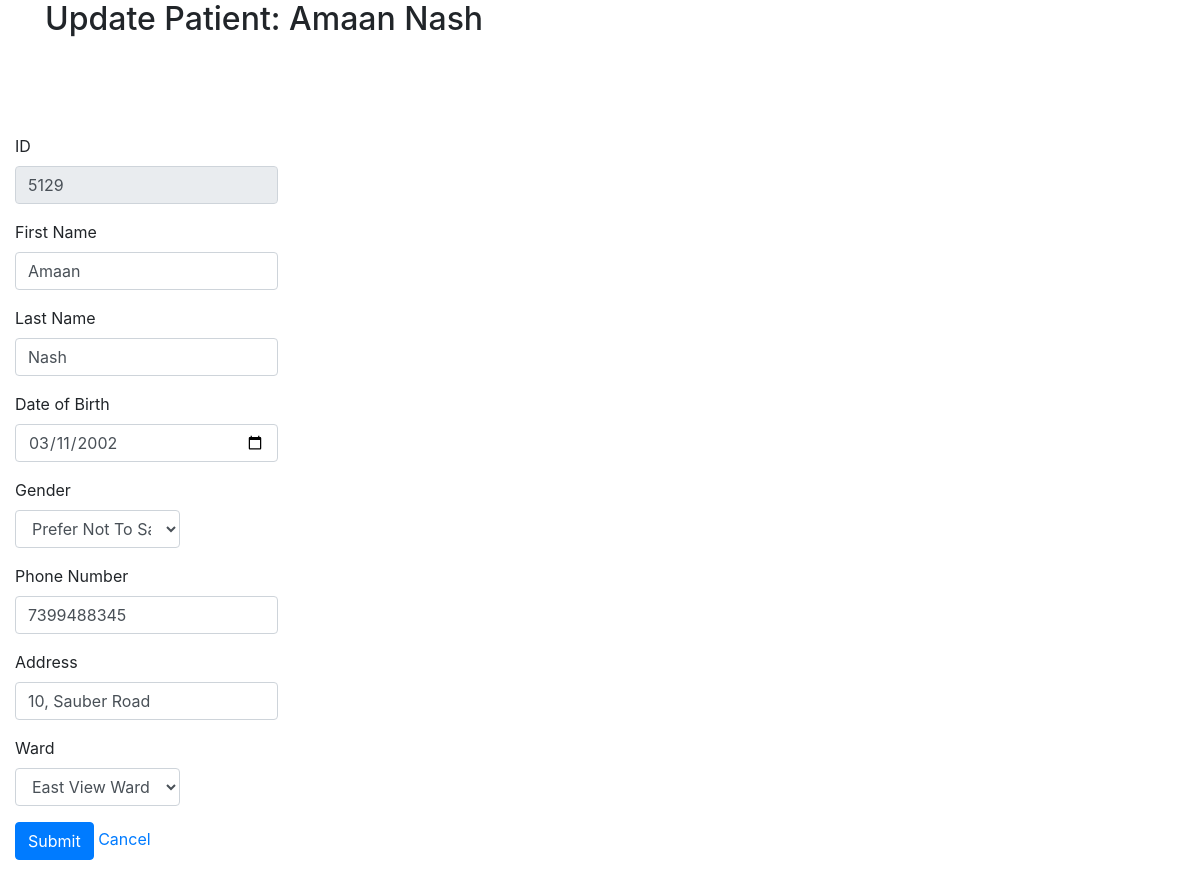
The page /patient-update.php?patID=5129 (signed in) on the database its author committed.
### tables this page shows
CREATE TABLE `patient` (
  `PatientID` int(4) NOT NULL,
  `PatientFirstName` varchar(20) DEFAULT NULL,
  `PatientLastName` varchar(20) DEFAULT NULL,
  `PatientDoB` date DEFAULT NULL,
  `GenderID` varchar(4) DEFAULT NULL,
  `PatientContactNumber` varchar(50) DEFAULT NULL,
  `PatientAddress` varchar(30) DEFAULT NULL,
  `WardID` int(4) DEFAULT NULL
);

### patient-update.php (the view, shortened to what this page needs)
<head>
    <link rel="stylesheet" href="https://stackpath.bootstrapcdn.com/bootstrap/4.3.1/css/bootstrap.min.css">
</head>
<?php
include("includes/db_conn.php");
?>
<?php
        $getPatientID = $_GET["patID"];
        $stmt = $conn->prepare( "SELECT * FROM patient WHERE PatientID=$getPatientID" );
        $stmt->execute();
        $result = $stmt->get_result();
        $obj = $result->fetch_object();
        $pat_id = $obj->PatientID;
        $pat_firstname = $obj->PatientFirstName;
        $pat_lastname = $obj->PatientLastName;
        $pat_dob = $obj->PatientDoB;
        $pat_contact = $obj->PatientContactNumber;
        $pat_address = $obj->PatientAddress;
    ?>
<div class="container pb-5">
    <main role="main" class="pb-3">
        <h2>Update Patient: <?php echo $pat_firstname;?> <?php echo $pat_lastname; ?></h2><br>
    </main>
</div>
<div class="row">
    <div class="col-6">
        <form method="post" action="sql/sql-patient-update.php">
            <div class="form-group col-md-6">
                <label class="control-label labelFont">ID</label>
                <input class="form-control" type="text" name="pat_id" required value="<?php echo $pat_id; ?>" readonly>
            </div>
            <div class="form-group col-md-6">
                <label class="control-label labelFont">First Name</label>
                <input class="form-control" type="text" name="pat_first_name" required value="<?php echo $pat_firstname; ?>">
            </div>
            <div class="form-group col-md-6">
                <label class="control-label labelFont">Last Name</label>
                <input class="form-control" type="text" name="pat_last_name" required value="<?php echo $pat_lastname; ?>">
            </div>
            <div class="form-group col-md-6">
                <label class="control-label labelFont">Date of Birth</label>
                <input class="form-control" type="date" name="pat_birth_date" required value="<?php echo $pat_dob; ?>">
            </div>
            <div class="form-group col-md-4">
                <?php include_once('dd_list/patient-gender-update.php'); ?>
            </div>
            <div class="form-group col-md-6">
                <label class="control-label labelFont">Phone Number</label>
                <input class="form-control" type="text" name="pat_phone_number" required value="<?php echo $pat_contact; ?>">
            </div>
            <div class="form-group col-md-6">
                <label class="control-label labelFont">Address</label>
                <input class="form-control" type="text" name="pat_address" required value="<?php echo $pat_address; ?>">
            </div>
            <div class="form-group col-md-4">
                <?php include_once('dd_list/patient-ward-update.php'); ?>
            </div>
            <div class="form-group col-md-4">
                <input class="btn btn-primary" type="submit" value="Submit" name="submit">
                <a href="patient-list.php">Cancel</a>
            </div>
        </form>
    </div>
</div>

### rows shown on the page
patient: PatientFirstName "Amaan", PatientLastName "Nash", pat_id "5129", pat_first_name "Amaan", pat_last_name "Nash", pat_birth_date "03/11/2002", pat_phone_number "7399488345", pat_address "10, Sauber Road"

### other values the page prints
form field gender_id "Prefer Not To Say"
form field ward_id "East View Ward"
